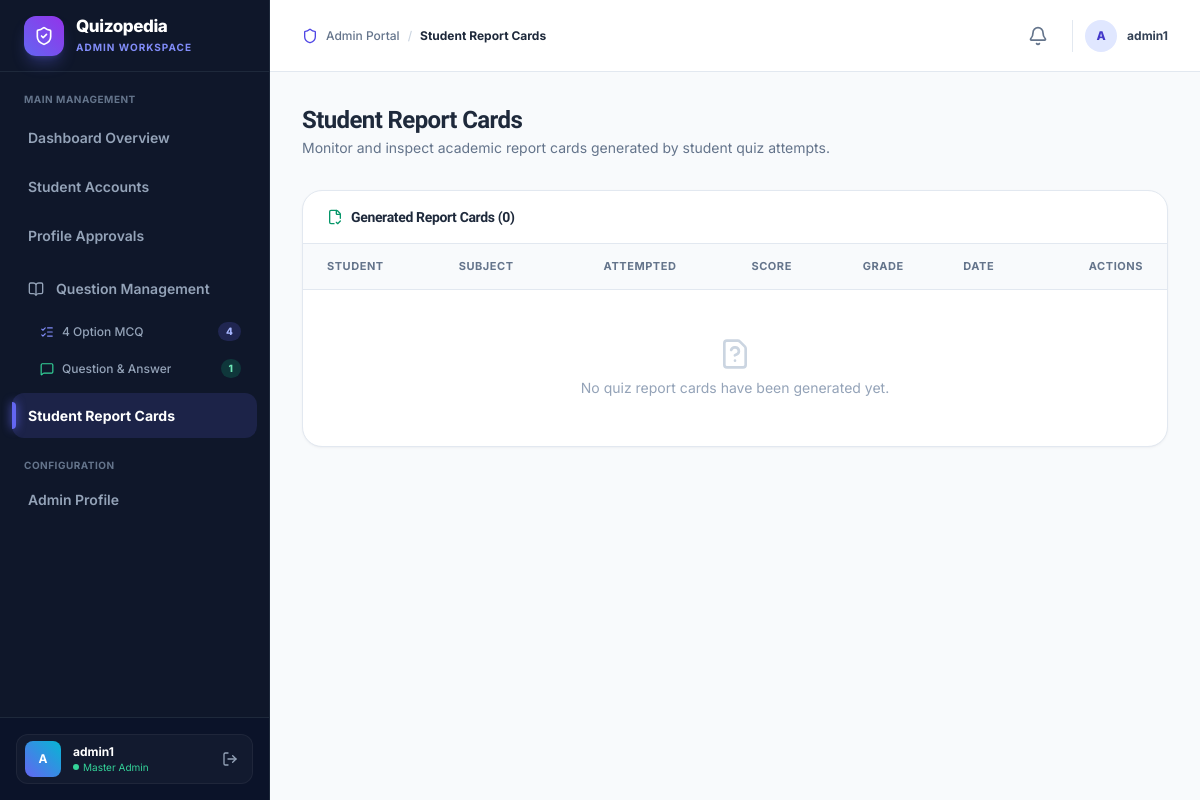
Before: /admin-dashboard/report-cards/ (signed in) with the older database file.
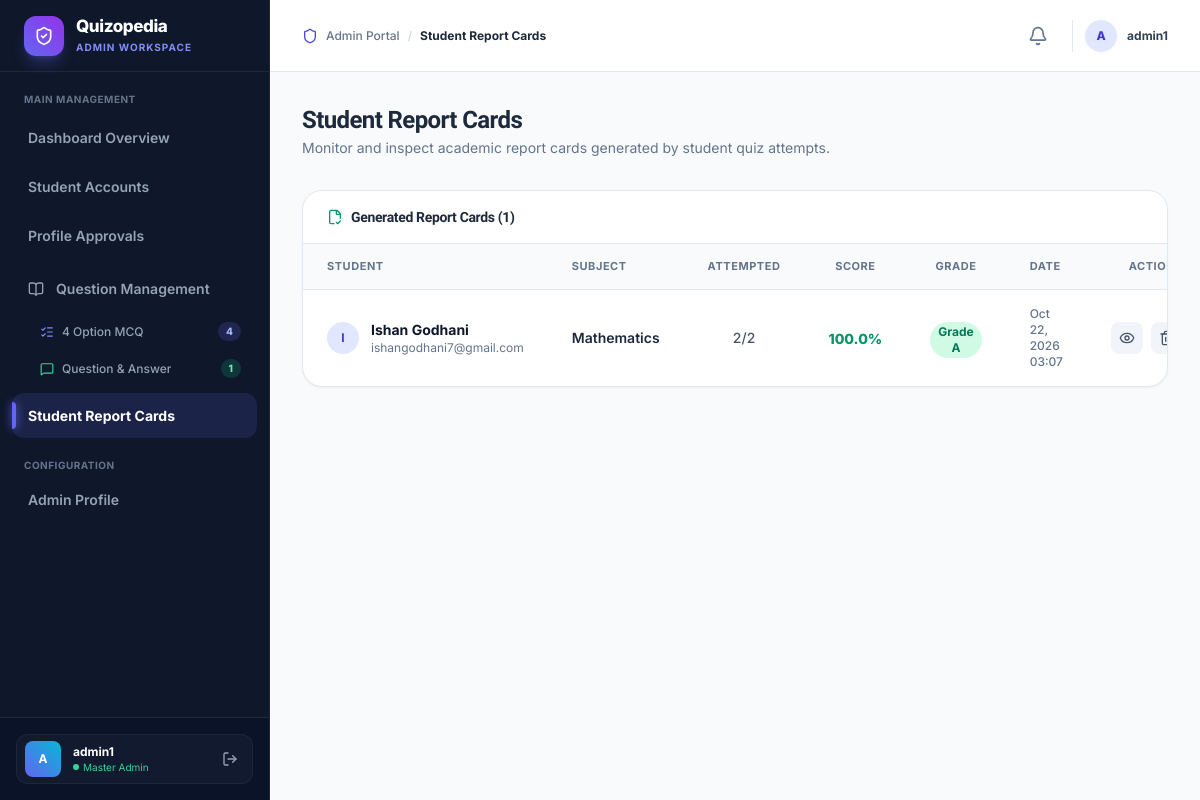
After: the same page with the newer database file.
### user/models.py (models this page shows, shortened)
class ReportCard(models.Model):
    student = models.ForeignKey(Student, on_delete=models.CASCADE, related_name='report_cards')
    subject = models.ForeignKey(Subject, on_delete=models.CASCADE, related_name='report_cards')
    total_questions = models.IntegerField()
    attempted_questions = models.IntegerField()
    correct_answers = models.IntegerField()
    wrong_answers = models.IntegerField()
    total_marks = models.IntegerField()
    obtained_marks = models.IntegerField()
    percentage = models.FloatField()
    result_grade = models.CharField(max_length=10)
    created_at = models.DateTimeField(auto_now_add=True)

class Student(models.Model):
    user = models.OneToOneField(User, on_delete=models.CASCADE, related_name='student')
    phone = models.CharField(max_length=15)
    @property
    def name(self):
        return self.user.first_name if self.user else ""
    @property
    def email(self):
        return self.user.email if self.user else ""

class Subject(models.Model):
    id = models.BigAutoField(primary_key=True)
    name = models.CharField(max_length=150, unique=True, verbose_name="Subject Name")
    description = models.TextField(blank=True, verbose_name="Description")
    created_at = models.DateTimeField(auto_now_add=True, verbose_name="Created At")
    updated_at = models.DateTimeField(auto_now=True, verbose_name="Updated At")
    class Meta:
        ordering = ['name']
        verbose_name = 'Subject'
        verbose_name_plural = 'Subjects'
        constraints = [
            models.UniqueConstraint(
                Lower('name'),
                name='unique_subject_name_case_insensitive'
            )
        ]

### adminpanel/views.py (the view)
# urls.py: path('admin-dashboard/report-cards/', views.admin_report_cards, name='admin_report_cards'),
@admin_required
def admin_report_cards(request):
    report_cards = ReportCard.objects.select_related('student__user', 'subject').all().order_by('-created_at')
    return render(request, 'adminpanel/report_cards.html', {
        'report_cards': report_cards
    })

### adminpanel/context_processors.py (called while the page is built)
def pending_approvals_count(request):
    if request.user.is_authenticated and (request.user.is_staff or request.user.is_superuser):
        count = ProfileUpdateRequest.objects.filter(status='pending').count()
        mcq_count = Subject.objects.filter(questions__question_type='mcq').distinct().count()
        qna_count = Subject.objects.filter(questions__question_type='qna').distinct().count()
        return {
            'pending_approvals_count': count,
            'sidebar_mcq_count': mcq_count,
            'sidebar_qna_count': qna_count,
        }
    return {
        'pending_approvals_count': 0,
        'sidebar_mcq_count': 0,
        'sidebar_qna_count': 0,
    }

### adminpanel/templates/adminpanel/report_cards.html (shortened to what the changed rows need)
{% extends 'adminpanel/base.html' %}
{% block content %}
<div class="mb-8 flex flex-col sm:flex-row sm:items-center sm:justify-between gap-4">
  <div>
    <h1 class="text-2xl font-extrabold text-slate-800 tracking-tight">Student Report Cards</h1>
  </div>
</div>
<div class="glass-card overflow-hidden">
  <div class="px-6 py-4 border-b border-slate-200 flex items-center justify-between">
    <div class="flex items-center gap-2">
      <i data-lucide="file-check-2" class="w-4 h-4 text-emerald-600"></i>
      <h2 class="text-sm font-bold text-slate-800">Generated Report Cards ({{ report_cards|length }})</h2>
    </div>
  </div>
  <div class="overflow-x-auto">
    <table class="w-full text-left border-collapse">
      <thead>
        <tr class="border-b border-slate-200 bg-slate-50 text-[11px] font-bold text-slate-500 uppercase tracking-wider">
          <th class="px-6 py-3.5">Student</th>
          <th class="px-6 py-3.5">Subject</th>
          <th class="px-6 py-3.5 text-center">Attempted</th>
          <th class="px-6 py-3.5 text-center">Score</th>
          <th class="px-6 py-3.5 text-center">Grade</th>
          <th class="px-6 py-3.5">Date</th>
          <th class="px-6 py-3.5 text-right">Actions</th>
        </tr>
      </thead>
      <tbody class="divide-y divide-slate-100 text-slate-800">
        {% if report_cards %}
          {% for card in report_cards %}
          <tr class="hover:bg-slate-50 transition duration-150">
            <td class="px-6 py-4">
              <div class="flex items-center gap-3">
                <div class="w-8 h-8 rounded-full bg-indigo-100 text-indigo-700 flex items-center justify-center font-bold text-xs">
                  {{ card.student.user.username|slice:":1"|upper }}
                </div>
                <div>
                  <p class="text-sm font-bold text-slate-900">{{ card.student.user.first_name|default:card.student.user.username }}</p>
                  <p class="text-xs text-slate-500">{{ card.student.user.email }}</p>
                </div>
              </div>
            </td>
            <td class="px-6 py-4 text-sm font-semibold text-slate-800">
              {{ card.subject.name }}
            </td>
            <td class="px-6 py-4 text-center text-sm font-medium text-slate-600">
              {{ card.attempted_questions }}/{{ card.total_questions }}
            </td>
            <td class="px-6 py-4 text-center">
              <span class="text-sm font-extrabold {% if card.percentage >= 60 %}text-emerald-600{% else %}text-red-600{% endif %}">{{ card.percentage }}%</span>
            </td>
            <td class="px-6 py-4 text-center">
              {% if card.result_grade == 'F' %}
              <span class="inline-flex items-center justify-center px-2 py-0.5 rounded-full bg-red-100 text-red-700 text-xs font-bold">
                Grade F
              </span>
              {% else %}
              <span class="inline-flex items-center justify-center px-2 py-0.5 rounded-full bg-emerald-100 text-emerald-700 text-xs font-bold">
                Grade {{ card.result_grade }}
              </span>
              {% endif %}
            </td>
            <td class="px-6 py-4 text-xs text-slate-500 font-medium">
              {{ card.created_at|date:"M d, Y H:i" }}
            </td>
            <td class="px-6 py-4 text-right">
              <div class="flex items-center justify-end gap-2">
                <a href="{% url 'admin_report_card_detail' card.id %}"
                  class="p-2 rounded-lg bg-slate-100 hover:bg-indigo-50 hover:text-indigo-600 text-slate-600 transition" title="View Details">
                  <i data-lucide="eye" class="w-4 h-4"></i>
                </a>
                <form method="POST" action="{% url 'admin_report_card_delete' card.id %}"
                  onsubmit="return confirm('Are you sure you want to permanently delete this report card?');" class="inline">
                  <button type="submit"
                    class="p-2 rounded-lg bg-slate-100 hover:bg-red-50 hover:text-red-600 text-slate-600 transition" title="Delete">
                    <i data-lucide="trash-2" class="w-4 h-4"></i>
                  </button>
                </form>
              </div>
            </td>
          </tr>
          {% endfor %}
        {% else %}
          <tr>
            <td colspan="7" class="px-6 py-12 text-center text-slate-400 text-sm">
              <div class="flex flex-col items-center justify-center gap-2">
                <i data-lucide="file-question" class="w-8 h-8 text-slate-300"></i>
                <span>No quiz report cards have been generated yet.</span>
              </div>
            </td>
          </tr>
        {% endif %}
      </tbody>
    </table>
  </div>
</div>
{% endblock %}

Changed rows visible on the page:
added ReportCard: student.user.username "I", student.user.first_name "Ishan Godhani", student.user.email "ishangodhani7@gmail.com", subject.name "Mathematics", attempted_questions "2", total_questions "2", percentage "100.0", result_grade "A", created_at "Oct 22, 2026 03:07"
Other visible differences:
{{ report_cards|length }}: "0" → "1"
text no longer shown: "No quiz report cards have been generated yet."
